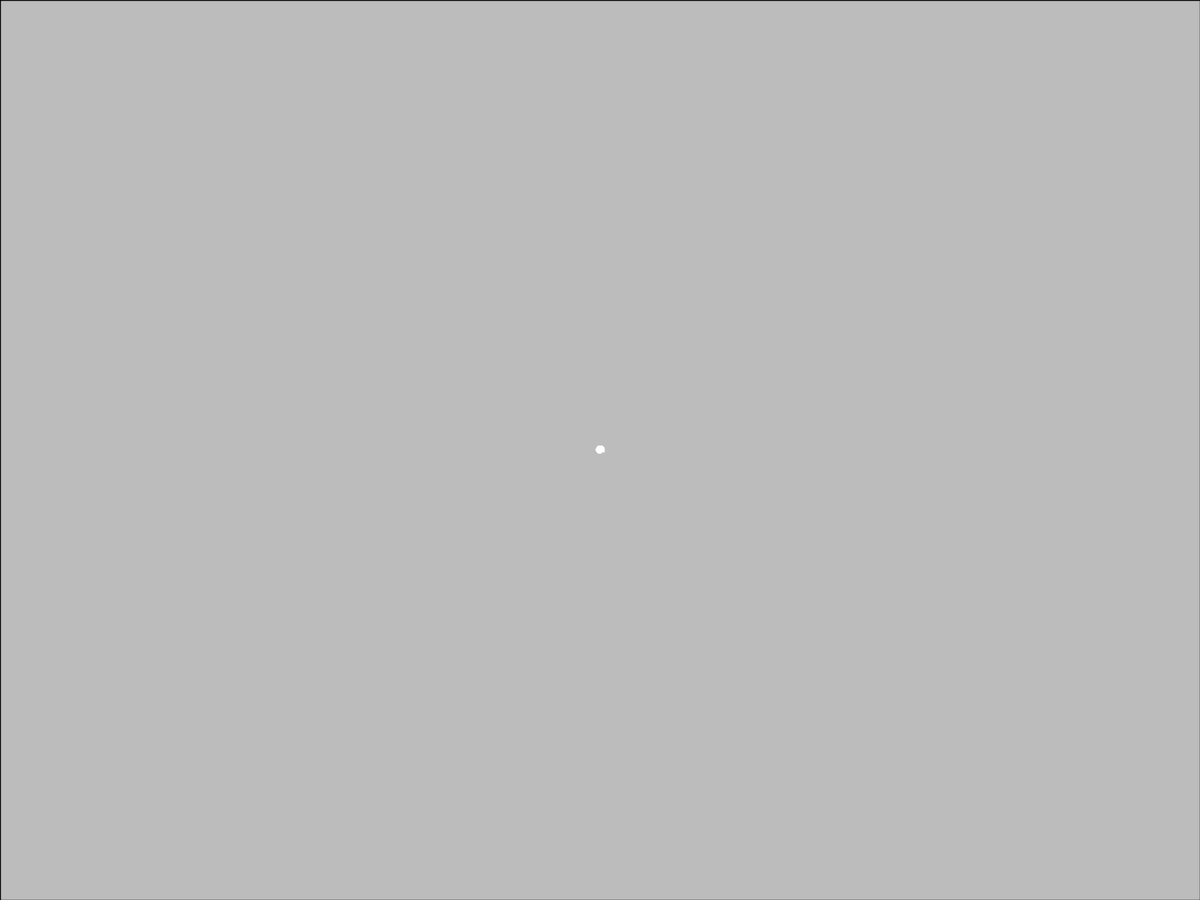
Frame 1 (no input)
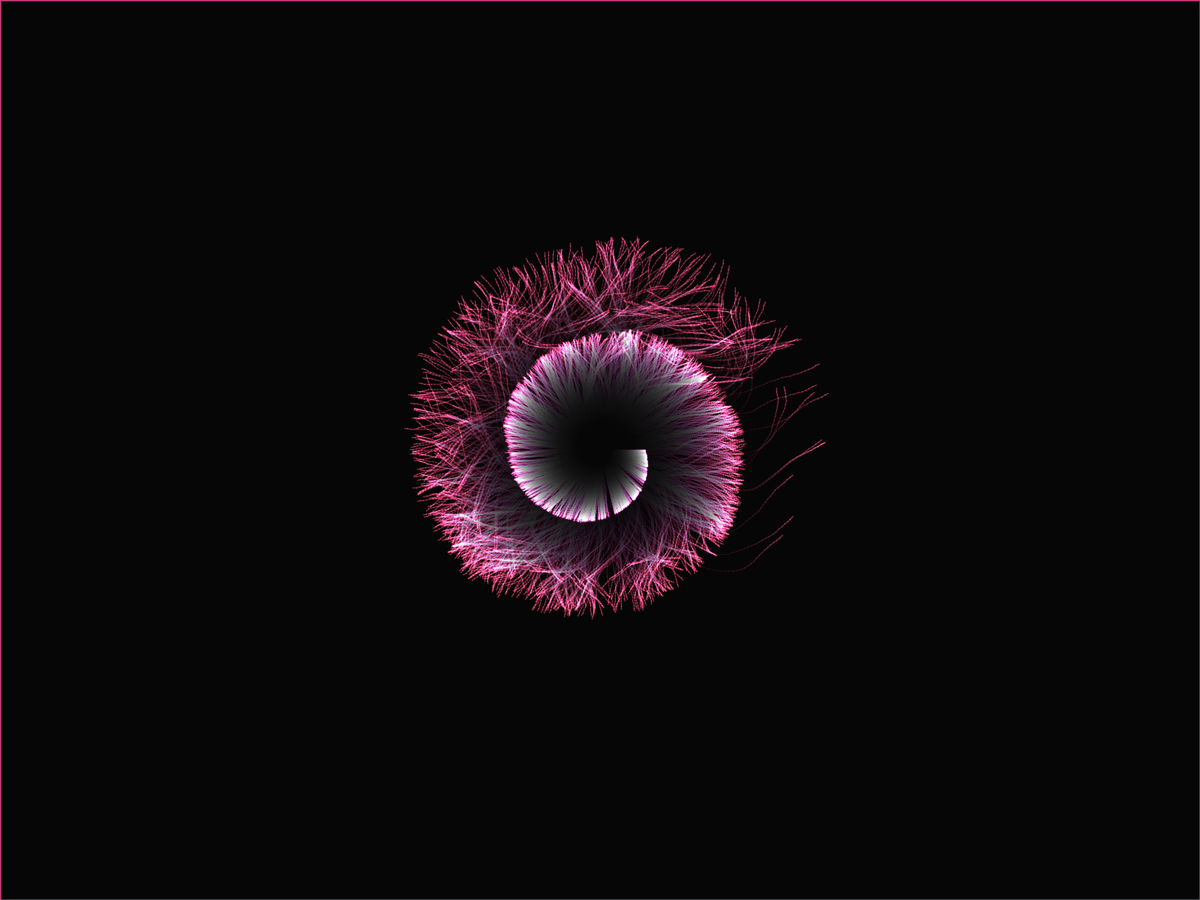
Frame 60 (the mouse pressed at the canvas centre just before this capture)
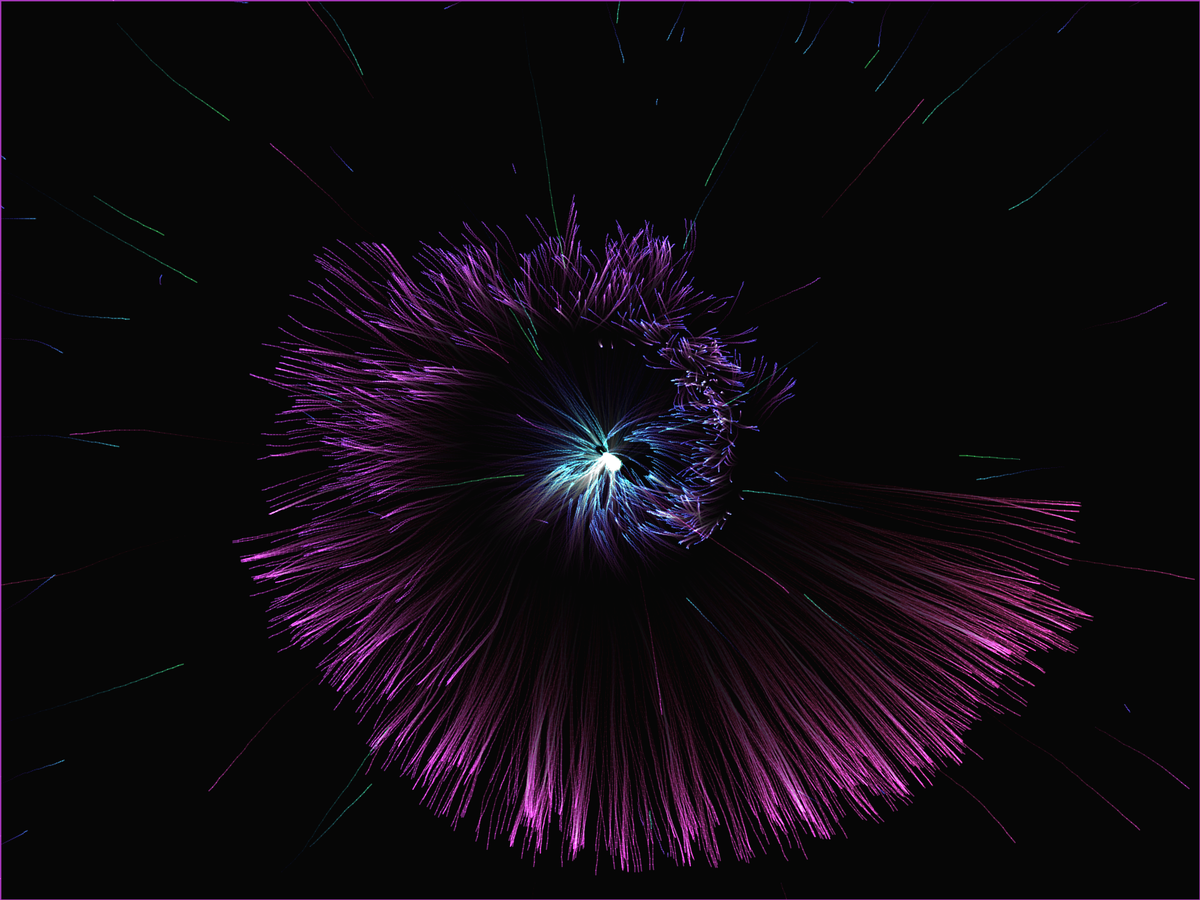
Frame 120 (the mouse held since frame 60 and released just before this capture)

The Processing sketch that drew these frames (run headless with seeded random() and noise(); from frame 60 on, the mouse is pressed at the canvas centre):

// Processing sketch: particle
// ── particle.pde
ArrayList<Particle>  particle = new ArrayList<Particle>(); //<>//
int count = 3000;

void setup(){
  colorMode(HSB, 255);
  fullScreen();
  strokeWeight(1.5);
  for(int i = 0; i < count; i ++){
    Particle p = new Particle();
    p.initC();
    particle.add(p);
  }
  blendMode(ADD);
}

void draw(){
  blendMode(BLEND);
  if(mouseButton == RIGHT){
    clear();
  }else{   
    fill(0, 20);
    rect(0,0,width, height);
  }
  blendMode(ADD);
  for(Particle p : particle){
    p.update();
  }
}

class Particle{
  float x, y;
  float px, py;
  float type;
  
  boolean isClicking = false;
  boolean isExplode = false;
  public void initC(){
    x = width/2;
    y = height / 2;
    px = x;
    py = y;
    type = random(0, 255);
  }
  public void init(){
    int r = (int)random(2);
    if(r == 0){
       x = random((int)random(2) * width);
       y = random(0, height);
    }else if(r == 1){
      y = random((int)random(2) * height);
       x = random(0, width);
    }
    px = x;
    py = y;
    type = random(0, 255);
  }
  public void update(){
    
    if(x <  0 || x > width){
      isExplode = false;
      initC();
    }
    if(y < 0 || y > height){
      isExplode = false;
      initC();
    }
    
    if(isExplode){
       x += cos(radians(map(type, 0, 225, 0, 360))) * 10;
       y += sin(radians(map(type, 0, 225, 0, 360))) * 10;
        stroke(map(sin(radians(frameCount + type * 0.4)) * 122 + 122, 0, 255, 0, 255), 180, 210, 150);
    }else if(mousePressed){
     // if(mouseButton == LEFT){
        //Action 1
        float a = noise(type, x / 300, y / 200) * 1000;
        
        float mAngle = atan2(mouseY - py + map(type, 0, 255, -20, 20), mouseX - px + map(type, 0, 255, -20, 20));
        x += cos(mAngle) * map(type, 0, 255, -10, 10) + cos(radians(a));
        y += sin(mAngle) * map(type, 0, 255, -10, 10) + sin(radians(a));
        stroke(map(sin(radians(frameCount + type * 0.3)) * 122 + 122, 0, 255, 0, 255), 180, 210, 150);
        isClicking = true;
        if(abs((int)mouseX - (int)x) < 5 && abs((int)mouseY - (int)y) < 5){
          init();
        }
      //}else if(mouseButton == RIGHT){
        //Action 2
        
      //}
        
    }else{
      if(isClicking){
        isExplode = true;
        isClicking = false;
      }
      float a = noise(type, x / 300 , y / 200) * map(type, 0, 225, 0, 500);
      x += cos(radians(a + map(type, 0, 225, 0, 360))) * map(type + a, 0f, 255f, 1f, 3f);
      y += sin(radians(a + map(type, 0, 225, 0, 360))) * map(type + a, 0f, 255f, 1f, 3f);
      stroke(map(sin(radians(frameCount + type * 0.18)) * 122 + 122, 0, 255, 0, 255), 180, 210, 150);
    }
    
    line(px, py, x, y);
    
    px = x;
    py = y;
  }
}
